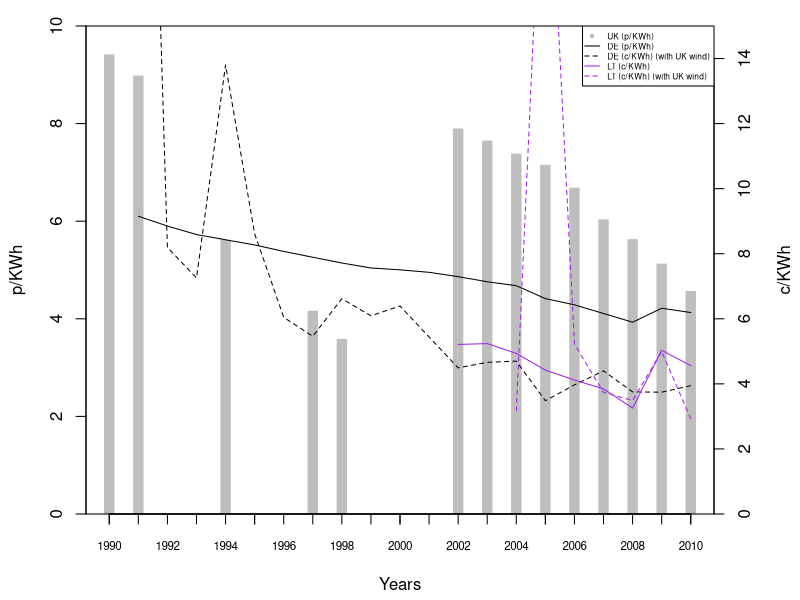

This figure's R source:
####################
#
#	Title:  Anticipated price of wind energy in Germany and the UK. (1990 - 2006)
#	Source: Calculations and assumptions: Buttler and Neuhoff (2008, 2004). EUROSTAT (nrg_113a, nrg_1072)
#	Notes: 
# Units: p/KWh and c/KWh (in 2003 price)
# Dependencies: fig_expected-average-remuneration.R (DE.PMT.csv, LT.PMT.csv, UK.PMT.csv).
#
####################

#library(ggplot2)
#library(reshape2)

# LOAD THE DATA
data.DE.PMT = read.csv("DE.PMT.csv") # in c/KWh
data.LT.PMT = read.csv("LT.PMT.csv") # in c/KWh
data.UK.PMT = read.csv("UK.PMT.csv") # in p/KWh

# Use lagged values here:
data.capacity = read.csv("eurostat-nrg_113a_capacity-wind-MW.csv")
data.production = read.csv("eurostat-nrg_1072_production-wind-GWh.csv") # this is in GWh so late we have to multiply with 1000 to get it in MWh.

data.streg.prices = read.csv("lauber-mez_streg-prices.csv") # in Pfennig/KWh
data.nffo.prices2 = read.csv("mitchell_nffo-prices.csv") # in p/KWh
#data.nffo.prices = read.csv("nfpa_average-NFFO-prices.csv") # What specificly is wrong with these numbers ?
#colnames(data.nffo.prices) <- c("NFFO","Years", "Price")

data.rpi.UK = read.csv("ons_mm23_rpi.csv") # index (January 1987=100)
data.rpi.DE = read.csv("destatis_WZ08-47_rpi.csv") # index (2005=100)
data.ppi = read.csv("eurostat-sts_inpp_a_producerpriceindex.csv") # index (2005=100)
  
# Parameters
Discount.rate = 0.08 # 8%
Exchange.rate.GBP = 1.5 # GBP/EUR
Exchange.rate.pfennig =  0.51 # EUR-cent per Pfennig
DE.FIT.initial.fee = 9.1 # c/KWh. From EEG 2000.
DE.FIT.basic.fee = 6.17 # c/KWh. From EEG 2000.
Pool.price.UK = 1.5 # p/KWh. Why not same pool price for NFFO and ROC ???

# Time range
years = c(1990:2010)
# years.StrEG = years[1:10]

# Creating empty components that we will fill content into later
NFFO.cash.flow = matrix(NA, ncol = nrow(data.nffo.prices2), nrow = 20) # p/KWh
StrEG.cash.flow = matrix(NA, ncol = length(years[1:10]), nrow = 20) # c/KWh
colnames(NFFO.cash.flow) = data.nffo.prices2$Year
colnames(StrEG.cash.flow) = years[1:10]


#####
# Fixing base years of the indecies
#####

# This function changes the base of of an index. Required: the new base year, list of years and corresponding list of index values (as old base year).
SET.BASE.YEAR = function(base.year, list.years, list.index){
  i = match(base.year, list.years) # finds the row number that corresponds to the base.year
  df = cbind(list.years, lapply(list.index, function(x){x/list.index[i]*100}) ) # recaulculating index values
  colnames(df) = c("Years", paste("Index (",base.year,"=100)", sep = "") )
  df # return data frame with years and index.
}

UK.2010.rpi = SET.BASE.YEAR(2010, data.rpi.UK$X, data.rpi.UK$CHAW)
DE.2010.rpi = SET.BASE.YEAR(2010, data.rpi.DE$X, data.rpi.DE[,2])
LT.2010.ppi = SET.BASE.YEAR(2010, data.ppi$X, data.ppi$Lithuania)

# temporary:
UK.2003.rpi = SET.BASE.YEAR(2003, data.rpi.UK$X, data.rpi.UK$CHAW)
DE.2003.rpi = SET.BASE.YEAR(2003, data.rpi.DE$X, data.rpi.DE[,2])
LT.2003.ppi = SET.BASE.YEAR(2003, data.ppi$X, data.ppi$Lithuania)


#####
# StrEG cash flow
#####

# Using the StrEG prices (90% of consumer electricity prices), we fill in each year with its respective price.
# For years after 1999 where the StrEG system has been terminated and therefore exsist no StrEG price:
# We will assume 4 years with initial fee (the min. in EEG 2000), and the remaining years with basic fee. This is similar to (but not mentioned in) Butler and Neuhoff (2008). This has been found by method of trial-and-error.
# EEG 2000: Operation time of prior installation is halved (min. 4 years). After that follow same reduction of rate rules as new installations.
for(i in 1:20) { # for each year after build (row)
  for(j in 2:length(years[1:10])) { # for each build year (coloumn). 
    # Note: we have no infomation on the StrEG prices in 1990, but have for 2000 - Butler and Neuhoff (2008) have for 1990 (for 2000 it is unknown wheter they use EEG or StrEG prices) - so we start our for-loop at 2 (1991) ???
    # Maybe Butler and Neuhoff (2008), made a "mistake" here, by using 1991-StrEG prices in 1990, and so on ???
    if( ((i-1)+(j-1)) <= length(data.streg.prices$StrEG) ) { # if we have a StrEG price for the given year (1991-2000).
      # StrEG prices are in pfennig - calculating it as EURO-cent.
      StrEG.cash.flow[i,j] = data.streg.prices$StrEG[[((i-1)+(j-1))]]*Exchange.rate.pfennig # c/KWh
    } else {
      if(i <= (length(data.streg.prices$StrEG)+4)-(j-1)+1) { # if in the first 4 years after StrEG (2001-2005), then pay initial fee from EEG 2000.
        StrEG.cash.flow[i,j] = DE.FIT.initial.fee # c/KWh
      } else { # if not in the first 4 years after StrEG (2001-2005), then pay basic fee from EEG 2000.
        StrEG.cash.flow[i,j] = DE.FIT.basic.fee # c/KWh
      }
    }
    
  }
}

#####
# NFFO cash flow
#####

# Calculating weigthed average contract price (weights are number of contracts in subband and non-subband)
# Setting the number of non-subbadn contracts to 1 instead of NA such that the weighted average works.
data.nffo.prices2$Projects[1:2] = 1
# Replace NA values with 0:
data.nffo.prices2[is.na(data.nffo.prices2)] = 0
# Calculate average price: (Price * Project + Price.Subband * Project.Subband) / (Project + Project.Subband)
NFFO.weighted.prices = cbind(data.nffo.prices2[1:2], apply(data.nffo.prices2, 1, function(x){ (x[3]*x[5]+x[4]*x[6])/(x[5]+x[6]) }))
colnames(NFFO.weighted.prices) = c("NFFO", "Year", "Price")
      
for(i in 1:20) { # for each year after build (row)
  for(j in 1:nrow(data.nffo.prices2)) { # for each build year (coloumn). 
    
    if(j == 1 && i <= 8) { # If NFFO1 and before 1998 then NFFO1 price
      NFFO.cash.flow[i,j] = NFFO.weighted.prices$Price[[j]]
    } else if(j == 2 && i <= 7) { # If NFFO2 and before 1998 then NFFO2 price
      NFFO.cash.flow[i,j] = NFFO.weighted.prices$Price[[j]]
    } else if(j > 2 && i <= 15) { # If NFFO3-5 then NFFO3-5 prices for first 15 years.
      NFFO.cash.flow[i,j] = NFFO.weighted.prices$Price[[j]]
    } else { # otherwise pay pool price
      NFFO.cash.flow[i,j] = Pool.price.UK 
    }
    
  }
}


#####
# Calculating Net Present Value and correspoding Payment
#####

NPV = function(i, N) {
  SUM = 0
  for(t in 1:length(N)) {
    SUM = SUM + N[[t]]/((1+i)^t)
  }
  SUM # returns the SUM
}

PMT = function(i, n, PV) {
  PV / ( (1 - (1/(1 + i)^n)) / i ) # Returns payment
}  

# calculating NPV for each year
StrEG.NPV = sapply(colnames(StrEG.cash.flow), function(x){NPV(Discount.rate, StrEG.cash.flow[, x])} ) 
NFFO.NPV = sapply(colnames(NFFO.cash.flow), function(x){NPV(Discount.rate, NFFO.cash.flow[, x])} )

# calculating Payment for each year
StrEG.PMT = lapply(StrEG.NPV, function(x){PMT(Discount.rate, 20, x)} ) 
NFFO.PMT = lapply(NFFO.NPV, function(x){PMT(Discount.rate, 20, x)} )


#####
# Merging NFFO wtih ROC and StrEG with EEG
#####

NFFO.PMT.temp = cbind(data.nffo.prices2$Year, NFFO.PMT)
colnames(data.UK.PMT) = c("Years","UK.PMT")
colnames(NFFO.PMT.temp) = c("Years","UK.PMT") # needs identical colomnames inorder to merge
rownames(NFFO.PMT.temp) = NULL # resets row names
UK.PMT = rbind(NFFO.PMT.temp ,data.UK.PMT)

StrEG.PMT.temp = cbind(years[1:10], StrEG.PMT) 
colnames(data.DE.PMT) = c("Years","DE.PMT")
colnames(StrEG.PMT.temp) = c("Years","DE.PMT") # needs identical colomnames inorder to merge
rownames(StrEG.PMT.temp) = NULL # resets row names
DE.PMT = rbind(StrEG.PMT.temp, data.DE.PMT)


#####
# Deflating prices (using price index)
#####

# We deflate the PMT-prices according to the RPI/PPI - instead of defalting the price that are paid each year (e.g. the prices enter into the cash flow) ???

# Merging UK PMT and the UK price index into one table (where the year is similar in both list). And then apply calculations across rows that deflate the price.
UK.PMT.merge = merge(UK.2003.rpi, UK.PMT, by.x="Years", by.y="Years", sort=FALSE)
UK.PMT.priceadjusted = cbind(UK.PMT.merge$Years, apply( UK.PMT.merge, 1, function(x){ as.numeric(x[3])/as.numeric(x[2])*100 } )) # p/KWh, RPI price adjusted (2003=100).
colnames(UK.PMT.priceadjusted) = c("Years", "Price")

# Merging DE PMT and the DE price index into one table (where the year is similar in both list). And then apply calculations across rows that deflate the price.
DE.PMT.merge = merge(DE.2003.rpi, DE.PMT, by.x="Years", by.y="Years", sort=FALSE)
DE.PMT.priceadjusted = cbind(DE.PMT.merge$Years, apply( DE.PMT.merge, 1, function(x){ as.numeric(x[3])/as.numeric(x[2])*100 } )) # c/KWh, RPI price adjusted (2003=100).
colnames(DE.PMT.priceadjusted) = c("Years", "Price")

# Merging LT PMT and the LT price index into one table (where the year is similar in both list). And then apply calculations across rows that deflate the price.
LT.PMT.merge = merge(LT.2003.ppi, data.LT.PMT, by.x="Years", by.y="X", sort=FALSE)
LT.PMT.priceadjusted = cbind(LT.PMT.merge[1], apply( LT.PMT.merge, 1, function(x){ as.numeric(x[3])/as.numeric(x[2])*100 } )) # c/KWh, RPI price adjusted (2003=100).
colnames(LT.PMT.priceadjusted) = c("Years", "Price")


#####
# Scale to UK wind resources
#####

# From Butler and Neuhoff (2008): "If, for example, [wind-]output is 20% higher, then the price paid per MWh can be reduced by 20% while maintaining the same revenue stream for the project and creating little additional maintenance costs."
DE.wind.scalefactor = cbind(data.production$X[2:21], (data.production$Germany[2:21]/data.capacity$Germany[1:20]*1000) / (data.production$United.Kingdom[2:21]/data.capacity$United.Kingdom[1:20]*1000) )
colnames(DE.wind.scalefactor) = c("Years", "Share")
LT.wind.scalefactor = cbind(data.production$X[2:21], (data.production$Lithuania[2:21]/data.capacity$Lithuania[1:20]*1000) / (data.production$United.Kingdom[2:21]/data.capacity$United.Kingdom[1:20]*1000) )
colnames(LT.wind.scalefactor) = c("Years", "Share")

# Manual restricting time period to 1991-2010 for both lists.
DE.PMT.priceadjusted.windadjusted = cbind(DE.PMT.priceadjusted[1:20,1], as.numeric(DE.PMT.priceadjusted[1:20,2])*as.numeric(DE.wind.scalefactor[1:20,2])) # c/KWh, RPI price adjusted (2003=100). And adjusted relative to the higher wind speeds in UK.
# Manual restricting time period to 2004-2010 for both lists.
LT.PMT.priceadjusted.windadjusted = cbind(LT.PMT.priceadjusted[3:9,1], as.numeric(LT.PMT.priceadjusted[3:9,2])*as.numeric(LT.wind.scalefactor[15:20,2])) # c/KWh, RPI price adjusted (2003=100). And adjusted relative to the higher wind speeds in UK.


#####
# Plotting
#####

pdf(file="fig_anticipated-price-energy.pdf", height=3.5, width=5)

par(mar=c(4,4,1,4)+.3, yaxs='i') # margin, and y-axis start at y=0
plot(x=UK.PMT.priceadjusted[1:14,1], y=UK.PMT.priceadjusted[1:14,2], axes=FALSE, col="gray", type="h", lwd=10, lend="square", xlab="Years", ylab="p/KWh", ylim=range(0,10))
axis(1, labels=FALSE)
axis(1, at=years, cex.axis=0.7)
axis(2)
par(new=TRUE) # plot the following using the secondary axis: 
plot(x=c(1990, DE.PMT.priceadjusted[1:20,1]), y=c(NA, DE.PMT.priceadjusted[1:20,2]), type="l", xaxt="n", yaxt="n", xlab="", ylab="", ylim=range(0,10*Exchange.rate.GBP))
lines(x=DE.PMT.priceadjusted.windadjusted[,1], y=DE.PMT.priceadjusted.windadjusted[,2], lty="dashed", lwd=1)
lines(x=LT.PMT.priceadjusted[1:9,1], y=LT.PMT.priceadjusted[1:9,2], col="purple")
lines(x=LT.PMT.priceadjusted.windadjusted[,1], y=LT.PMT.priceadjusted.windadjusted[,2], col="purple", lty="dashed", lwd=1)
axis(4) # add secondary axis
mtext("c/KWh",side=4,line=3)
legend("topright", legend=c("UK (p/KWh)","DE (p/KWh)", "DE (c/KWh) (with UK wind)", "LT (c/KWh)", "LT (c/KWh) (with UK wind)"), col=c("grey","black","black","purple","purple"), lty = c(NA,"solid","dashed","solid","dashed"), pch = c(15, NA, NA, NA, NA), lwd=c(20, 1, 1, 1, 1), cex=0.5)

dev.off()
